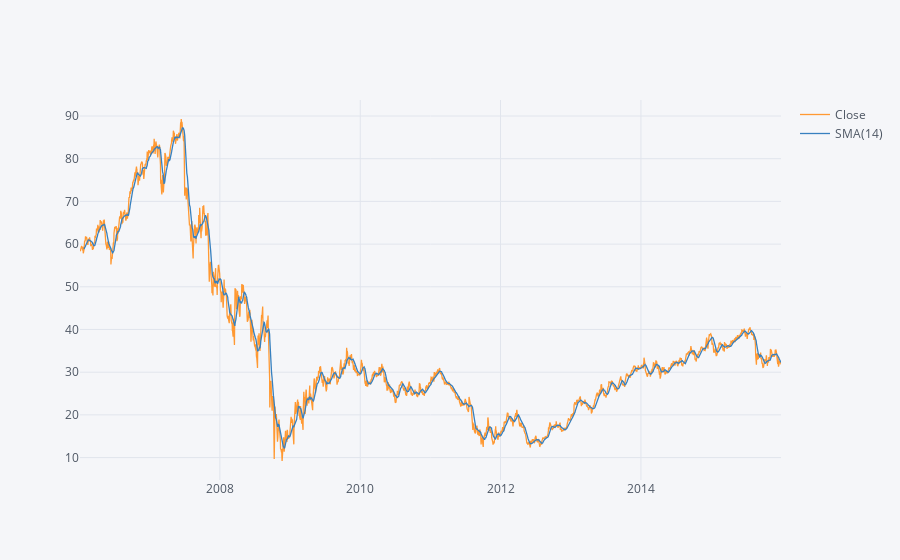

Source (notebook cell):
### Code cell
MS['Close'].ta_plot(study='sma')

### Figure 1 — Plotly figure (JSON) as saved in the notebook; plotly's stock layout.template omitted (floating-point values rounded to 4 significant figures; data arrays with more than 128 entries replaced by an {"elided": "..."} marker saying what was removed)
{"data": [{"line": {"color": "rgba(255, 153, 51, 1.0)", "dash": "solid", "shape": "linear", "width": 1.3}, "mode": "lines", "name": "Close", "text": "", "type": "scatter", "x": {"elided": "2517 str values"}, "y": {"elided": "2517 float values"}}, {"line": {"color": "rgba(55, 128, 191, 1.0)", "dash": "solid", "shape": "linear", "width": 1.3}, "mode": "lines", "name": "SMA(14)", "text": "", "type": "scatter", "x": {"elided": "2517 str values"}, "y": {"elided": "2517 mixed values"}}], "layout": {"legend": {"bgcolor": "#F5F6F9", "font": {"color": "#4D5663"}}, "paper_bgcolor": "#F5F6F9", "plot_bgcolor": "#F5F6F9", "title": {"font": {"color": "#4D5663"}}, "xaxis": {"gridcolor": "#E1E5ED", "showgrid": true, "tickfont": {"color": "#4D5663"}, "title": {"font": {"color": "#4D5663"}, "text": ""}, "zerolinecolor": "#E1E5ED"}, "yaxis": {"gridcolor": "#E1E5ED", "showgrid": true, "tickfont": {"color": "#4D5663"}, "title": {"font": {"color": "#4D5663"}, "text": ""}, "zerolinecolor": "#E1E5ED"}}}
